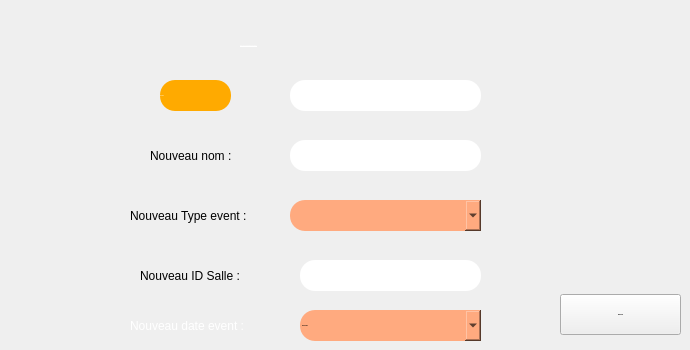
       <widget class="QWidget" name="Modifier_2">
        <attribute name="title">
         <string>Modification Evenement</string>
        </attribute>
        <widget class="QLabel" name="label_id_eventmodif">
         <property name="geometry">
          <rect>
           <x>160</x>
           <y>80</y>
           <width>71</width>
           <height>31</height>
          </rect>
         </property>
         <property name="font">
          <font>
           <family>century gothic</family>
           <pointsize>-1</pointsize>
          </font>
         </property>
         <property name="styleSheet">
          <string notr="true">color:white;
border-radius:15px;
background:#ffaa00;</string>
         </property>
         <property name="text">
          <string>ID event:</string>
         </property>
        </widget>
        <widget class="QLabel" name="label_saisir_event">
         <property name="geometry">
          <rect>
           <x>240</x>
           <y>30</y>
           <width>231</width>
           <height>31</height>
          </rect>
         </property>
         <property name="font">
          <font>
           <family>century gothic</family>
           <pointsize>-1</pointsize>
           <underline>true</underline>
           <strikeout>false</strikeout>
          </font>
         </property>
         <property name="styleSheet">
          <string notr="true">
color:white;


</string>
         </property>
         <property name="text">
          <string>Saisir l'ID de l'evenement à modifier   :</string>
         </property>
         <property name="textFormat">
          <enum>Qt::RichText</enum>
         </property>
         <property name="scaledContents">
          <bool>false</bool>
         </property>
        </widget>
        <widget class="QPushButton" name="modifier_2">
         <property name="geometry">
          <rect>
           <x>560</x>
           <y>294</y>
           <width>121</width>
           <height>41</height>
          </rect>
         </property>
         <property name="font">
          <font>
           <family>century gothic</family>
           <pointsize>-1</pointsize>
           <weight>75</weight>
           <bold>true</bold>
          </font>
         </property>
         <property name="text">
          <string>MODIFIER</string>
         </property>
        </widget>
        <widget class="QLineEdit" name="lineEdit_id_eventmodif">
         <property name="geometry">
          <rect>
           <x>290</x>
           <y>80</y>
           <width>191</width>
           <height>31</height>
          </rect>
         </property>
         <property name="font">
          <font>
           <family>century gothic</family>
           <pointsize>-1</pointsize>
           <weight>75</weight>
           <bold>true</bold>
          </font>
         </property>
         <property name="styleSheet">
          <string notr="true">border-radius:15px;
</string>
         </property>
         <property name="maxLength">
          <number>8</number>
         </property>
         <property name="alignment">
          <set>Qt::AlignCenter</set>
         </property>
        </widget>
        <widget class="QLabel" name="label_nouv_type">
         <property name="geometry">
          <rect>
           <x>130</x>
           <y>200</y>
           <width>141</width>
           <height>31</height>
          </rect>
         </property>
         <property name="styleSheet">
          <string notr="true">color:white;
border-radius:15px;
QLineEdit
{
background:#ffaa7f;
border-radius:60px;
}

QLineEdit
{
color:black;
border-radius:15px;
}
QLineEdit:hover
{
color:white;
border-radius:15px;
background:#ff5500;
}</string>
         </property>
         <property name="text">
          <string>Nouveau Type event :</string>
         </property>
        </widget>
        <widget class="QLabel" name="label_nouv_nom">
         <property name="geometry">
          <rect>
           <x>150</x>
           <y>140</y>
           <width>101</width>
           <height>31</height>
          </rect>
         </property>
         <property name="styleSheet">
          <string notr="true">color:white;
border-radius:15px;
QLineEdit
{
background:#ffaa7f;
border-radius:60px;
}

QLineEdit
{
color:black;
border-radius:15px;
}
QLineEdit:hover
{
color:white;
border-radius:15px;
background:#ff5500;
}</string>
         </property>
         <property name="text">
          <string>Nouveau nom :</string>
         </property>
        </widget>
        <widget class="QLineEdit" name="lineEdit_nouv_nom">
         <property name="geometry">
          <rect>
           <x>290</x>
           <y>140</y>
           <width>191</width>
           <height>31</height>
          </rect>
         </property>
         <property name="font">
          <font>
           <family>century gothic</family>
           <pointsize>-1</pointsize>
           <weight>75</weight>
           <bold>true</bold>
          </font>
         </property>
         <property name="styleSheet">
          <string notr="true">border-radius:15px;
</string>
         </property>
         <property name="maxLength">
          <number>8</number>
         </property>
         <property name="alignment">
          <set>Qt::AlignCenter</set>
         </property>
        </widget>
        <widget class="QComboBox" name="comboBox2">
         <property name="geometry">
          <rect>
           <x>290</x>
           <y>200</y>
           <width>191</width>
           <height>31</height>
          </rect>
         </property>
         <property name="font">
          <font>
           <family>century gothic</family>
           <pointsize>-1</pointsize>
           <weight>75</weight>
           <bold>true</bold>
          </font>
         </property>
         <property name="styleSheet">
          <string notr="true">QComboBox
{
background:#ffaa7f;
border-radius:60px;
}

QComboBox{
color:black;
border-radius:15px;
}
QComboBox:hover
{
color:black;
border-radius:15px;
background:#ff5500;
}</string>
         </property>
        </widget>
        <widget class="QLabel" name="label_id_event_3">
         <property name="geometry">
          <rect>
           <x>140</x>
           <y>260</y>
           <width>121</width>
           <height>31</height>
          </rect>
         </property>
         <property name="styleSheet">
          <string notr="true">color:white;
border-radius:15px;
QLineEdit
{
background:#ffaa7f;
border-radius:60px;
}

QLineEdit
{
color:black;
border-radius:15px;
}
QLineEdit:hover
{
color:white;
border-radius:15px;
background:#ff5500;
}</string>
         </property>
         <property name="text">
          <string>Nouveau ID Salle :</string>
         </property>
        </widget>
        <widget class="QLabel" name="label_date_event_2">
         <property name="geometry">
          <rect>
           <x>130</x>
           <y>310</y>
           <width>141</width>
           <height>31</height>
          </rect>
         </property>
         <property name="styleSheet">
          <string notr="true">color:white;
border-radius:15px;</string>
         </property>
         <property name="text">
          <string>Nouveau date event :</string>
         </property>
        </widget>
        <widget class="QLineEdit" name="lineEdit_nouv_idsalle">
         <property name="geometry">
          <rect>
           <x>300</x>
           <y>260</y>
           <width>181</width>
           <height>31</height>
          </rect>
         </property>
         <property name="font">
          <font>
           <family>century gothic</family>
           <pointsize>-1</pointsize>
           <weight>75</weight>
           <bold>true</bold>
          </font>
         </property>
         <property name="styleSheet">
          <string notr="true">border-radius:15px;
</string>
         </property>
         <property name="maxLength">
          <number>8</number>
         </property>
         <property name="alignment">
          <set>Qt::AlignCenter</set>
         </property>
        </widget>
        <widget class="QDateEdit" name="dateEdit_4">
         <property name="geometry">
          <rect>
           <x>300</x>
           <y>310</y>
           <width>181</width>
           <height>31</height>
          </rect>
         </property>
         <property name="font">
          <font>
           <family>century gothic</family>
           <pointsize>-1</pointsize>
           <weight>75</weight>
           <bold>true</bold>
          </font>
         </property>
         <property name="styleSheet">
          <string notr="true">QDateEdit
{
background:#ffaa7f;
border-radius:60px;
}

QDateEdit{
color:black;
border-radius:15px;
}
QDateEdit:hover
{
color:black;
border-radius:15px;
background:#ff5500;
}</string>
         </property>
         <property name="calendarPopup">
          <bool>true</bool>
         </property>
         <property name="date">
          <date>
           <year>2020</year>
           <month>11</month>
           <day>20</day>
          </date>
         </property>
        </widget>
       </widget>
